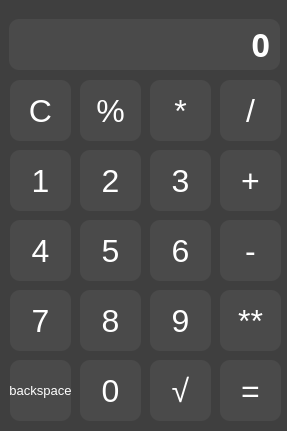
<?xml version="1.0" encoding="UTF-8"?>
<ui version="4.0">
 <class>Calculator</class>
 <widget class="QDialog" name="Calculator">
  <property name="windowModality">
   <enum>Qt::NonModal</enum>
  </property>
  <property name="geometry">
   <rect>
    <x>0</x>
    <y>0</y>
    <width>287</width>
    <height>431</height>
   </rect>
  </property>
  <property name="minimumSize">
   <size>
    <width>287</width>
    <height>431</height>
   </size>
  </property>
  <property name="maximumSize">
   <size>
    <width>287</width>
    <height>431</height>
   </size>
  </property>
  <property name="font">
   <font>
    <kerning>true</kerning>
   </font>
  </property>
  <property name="windowTitle">
   <string>Calculator</string>
  </property>
  <property name="styleSheet">
   <string notr="true">background-color: rgb(63, 63, 63);
color: white;</string>
  </property>
  <widget class="QFrame" name="result">
   <property name="geometry">
    <rect>
     <x>9</x>
     <y>19</y>
     <width>271</width>
     <height>51</height>
    </rect>
   </property>
   <property name="styleSheet">
    <string notr="true">background-color: rgb(74, 74, 74);
border-radius: 10px</string>
   </property>
   <property name="frameShape">
    <enum>QFrame::StyledPanel</enum>
   </property>
   <property name="frameShadow">
    <enum>QFrame::Raised</enum>
   </property>
   <widget class="QLabel" name="main">
    <property name="geometry">
     <rect>
      <x>10</x>
      <y>5</y>
      <width>251</width>
      <height>41</height>
     </rect>
    </property>
    <property name="font">
     <font>
      <family>Segoe UI Semibold</family>
      <pointsize>24</pointsize>
      <weight>75</weight>
      <bold>true</bold>
     </font>
    </property>
    <property name="text">
     <string>0</string>
    </property>
    <property name="alignment">
     <set>Qt::AlignRight|Qt::AlignTrailing|Qt::AlignVCenter</set>
    </property>
   </widget>
  </widget>
  <widget class="QPushButton" name="ClearAllButton">
   <property name="geometry">
    <rect>
     <x>10</x>
     <y>80</y>
     <width>61</width>
     <height>61</height>
    </rect>
   </property>
   <property name="font">
    <font>
     <pointsize>24</pointsize>
    </font>
   </property>
   <property name="cursor">
    <cursorShape>PointingHandCursor</cursorShape>
   </property>
   <property name="styleSheet">
    <string notr="true">border: none;
 background-color: rgb(74, 74, 74);
border-radius: 10px;</string>
   </property>
   <property name="text">
    <string>C</string>
   </property>
  </widget>
  <widget class="QPushButton" name="Procent">
   <property name="geometry">
    <rect>
     <x>80</x>
     <y>80</y>
     <width>61</width>
     <height>61</height>
    </rect>
   </property>
   <property name="font">
    <font>
     <pointsize>24</pointsize>
    </font>
   </property>
   <property name="cursor">
    <cursorShape>PointingHandCursor</cursorShape>
   </property>
   <property name="styleSheet">
    <string notr="true">border: none;
 background-color: rgb(74, 74, 74);
border-radius: 10px;</string>
   </property>
   <property name="text">
    <string>%</string>
   </property>
  </widget>
  <widget class="QPushButton" name="Mnozity">
   <property name="geometry">
    <rect>
     <x>150</x>
     <y>80</y>
     <width>61</width>
     <height>61</height>
    </rect>
   </property>
   <property name="font">
    <font>
     <pointsize>24</pointsize>
    </font>
   </property>
   <property name="cursor">
    <cursorShape>PointingHandCursor</cursorShape>
   </property>
   <property name="styleSheet">
    <string notr="true">border: none;
 background-color: rgb(74, 74, 74);
border-radius: 10px;</string>
   </property>
   <property name="text">
    <string>*</string>
   </property>
  </widget>
  <widget class="QPushButton" name="dility">
   <property name="geometry">
    <rect>
     <x>220</x>
     <y>80</y>
     <width>61</width>
     <height>61</height>
    </rect>
   </property>
   <property name="font">
    <font>
     <pointsize>24</pointsize>
    </font>
   </property>
   <property name="cursor">
    <cursorShape>PointingHandCursor</cursorShape>
   </property>
   <property name="styleSheet">
    <string notr="true">border: none;
 background-color: rgb(74, 74, 74);
border-radius: 10px;</string>
   </property>
   <property name="text">
    <string>/</string>
   </property>
  </widget>
  <widget class="QPushButton" name="plus">
   <property name="geometry">
    <rect>
     <x>220</x>
     <y>150</y>
     <width>61</width>
     <height>61</height>
    </rect>
   </property>
   <property name="font">
    <font>
     <pointsize>24</pointsize>
    </font>
   </property>
   <property name="cursor">
    <cursorShape>PointingHandCursor</cursorShape>
   </property>
   <property name="styleSheet">
    <string notr="true">border: none;
 background-color: rgb(74, 74, 74);
border-radius: 10px;</string>
   </property>
   <property name="text">
    <string>+</string>
   </property>
  </widget>
  <widget class="QPushButton" name="minus">
   <property name="geometry">
    <rect>
     <x>220</x>
     <y>220</y>
     <width>61</width>
     <height>61</height>
    </rect>
   </property>
   <property name="font">
    <font>
     <pointsize>24</pointsize>
    </font>
   </property>
   <property name="cursor">
    <cursorShape>PointingHandCursor</cursorShape>
   </property>
   <property name="styleSheet">
    <string notr="true">border: none;
 background-color: rgb(74, 74, 74);
border-radius: 10px;</string>
   </property>
   <property name="text">
    <string>-</string>
   </property>
  </widget>
  <widget class="QPushButton" name="dorivnie">
   <property name="geometry">
    <rect>
     <x>220</x>
     <y>360</y>
     <width>61</width>
     <height>61</height>
    </rect>
   </property>
   <property name="font">
    <font>
     <pointsize>24</pointsize>
    </font>
   </property>
   <property name="cursor">
    <cursorShape>PointingHandCursor</cursorShape>
   </property>
   <property name="styleSheet">
    <string notr="true">border: none;
 background-color: rgb(74, 74, 74);
border-radius: 10px;</string>
   </property>
   <property name="text">
    <string>=</string>
   </property>
  </widget>
  <widget class="QPushButton" name="one">
   <property name="geometry">
    <rect>
     <x>10</x>
     <y>150</y>
     <width>61</width>
     <height>61</height>
    </rect>
   </property>
   <property name="font">
    <font>
     <pointsize>24</pointsize>
    </font>
   </property>
   <property name="cursor">
    <cursorShape>PointingHandCursor</cursorShape>
   </property>
   <property name="styleSheet">
    <string notr="true">border: none;
 background-color: rgb(74, 74, 74);
border-radius: 10px;</string>
   </property>
   <property name="text">
    <string>1</string>
   </property>
  </widget>
  <widget class="QPushButton" name="two">
   <property name="geometry">
    <rect>
     <x>80</x>
     <y>150</y>
     <width>61</width>
     <height>61</height>
    </rect>
   </property>
   <property name="font">
    <font>
     <pointsize>24</pointsize>
    </font>
   </property>
   <property name="cursor">
    <cursorShape>PointingHandCursor</cursorShape>
   </property>
   <property name="styleSheet">
    <string notr="true">border: none;
 background-color: rgb(74, 74, 74);
border-radius: 10px;</string>
   </property>
   <property name="text">
    <string>2</string>
   </property>
  </widget>
  <widget class="QPushButton" name="three">
   <property name="geometry">
    <rect>
     <x>150</x>
     <y>150</y>
     <width>61</width>
     <height>61</height>
    </rect>
   </property>
   <property name="font">
    <font>
     <pointsize>24</pointsize>
    </font>
   </property>
   <property name="cursor">
    <cursorShape>PointingHandCursor</cursorShape>
   </property>
   <property name="styleSheet">
    <string notr="true">border: none;
 background-color: rgb(74, 74, 74);
border-radius: 10px;</string>
   </property>
   <property name="text">
    <string>3</string>
   </property>
  </widget>
  <widget class="QPushButton" name="six">
   <property name="geometry">
    <rect>
     <x>150</x>
     <y>220</y>
     <width>61</width>
     <height>61</height>
    </rect>
   </property>
   <property name="font">
    <font>
     <pointsize>24</pointsize>
    </font>
   </property>
   <property name="cursor">
    <cursorShape>PointingHandCursor</cursorShape>
   </property>
   <property name="styleSheet">
    <string notr="true">border: none;
 background-color: rgb(74, 74, 74);
border-radius: 10px;</string>
   </property>
   <property name="text">
    <string>6</string>
   </property>
  </widget>
  <widget class="QPushButton" name="four">
   <property name="geometry">
    <rect>
     <x>10</x>
     <y>220</y>
     <width>61</width>
     <height>61</height>
    </rect>
   </property>
   <property name="font">
    <font>
     <pointsize>24</pointsize>
    </font>
   </property>
   <property name="cursor">
    <cursorShape>PointingHandCursor</cursorShape>
   </property>
   <property name="styleSheet">
    <string notr="true">border: none;
 background-color: rgb(74, 74, 74);
border-radius: 10px;</string>
   </property>
   <property name="text">
    <string>4</string>
   </property>
  </widget>
  <widget class="QPushButton" name="five">
   <property name="geometry">
    <rect>
     <x>80</x>
     <y>220</y>
     <width>61</width>
     <height>61</height>
    </rect>
   </property>
   <property name="font">
    <font>
     <pointsize>24</pointsize>
    </font>
   </property>
   <property name="cursor">
    <cursorShape>PointingHandCursor</cursorShape>
   </property>
   <property name="styleSheet">
    <string notr="true">border: none;
 background-color: rgb(74, 74, 74);
border-radius: 10px;</string>
   </property>
   <property name="text">
    <string>5</string>
   </property>
  </widget>
  <widget class="QPushButton" name="nine">
   <property name="geometry">
    <rect>
     <x>150</x>
     <y>290</y>
     <width>61</width>
     <height>61</height>
    </rect>
   </property>
   <property name="font">
    <font>
     <pointsize>24</pointsize>
    </font>
   </property>
   <property name="cursor">
    <cursorShape>PointingHandCursor</cursorShape>
   </property>
   <property name="styleSheet">
    <string notr="true">border: none;
 background-color: rgb(74, 74, 74);
border-radius: 10px;</string>
   </property>
   <property name="text">
    <string>9</string>
   </property>
  </widget>
  <widget class="QPushButton" name="seven">
   <property name="geometry">
    <rect>
     <x>10</x>
     <y>290</y>
     <width>61</width>
     <height>61</height>
    </rect>
   </property>
   <property name="font">
    <font>
     <pointsize>24</pointsize>
    </font>
   </property>
   <property name="cursor">
    <cursorShape>PointingHandCursor</cursorShape>
   </property>
   <property name="styleSheet">
    <string notr="true">border: none;
 background-color: rgb(74, 74, 74);
border-radius: 10px;</string>
   </property>
   <property name="text">
    <string>7</string>
   </property>
  </widget>
  <widget class="QPushButton" name="eigh">
   <property name="geometry">
    <rect>
     <x>80</x>
     <y>290</y>
     <width>61</width>
     <height>61</height>
    </rect>
   </property>
   <property name="font">
    <font>
     <pointsize>24</pointsize>
    </font>
   </property>
   <property name="cursor">
    <cursorShape>PointingHandCursor</cursorShape>
   </property>
   <property name="styleSheet">
    <string notr="true">border: none;
 background-color: rgb(74, 74, 74);
border-radius: 10px;</string>
   </property>
   <property name="text">
    <string>8</string>
   </property>
  </widget>
  <widget class="QPushButton" name="noly">
   <property name="geometry">
    <rect>
     <x>80</x>
     <y>360</y>
     <width>61</width>
     <height>61</height>
    </rect>
   </property>
   <property name="font">
    <font>
     <pointsize>24</pointsize>
    </font>
   </property>
   <property name="cursor">
    <cursorShape>PointingHandCursor</cursorShape>
   </property>
   <property name="styleSheet">
    <string notr="true">border: none;
 background-color: rgb(74, 74, 74);
border-radius: 10px;</string>
   </property>
   <property name="text">
    <string>0</string>
   </property>
  </widget>
  <widget class="QPushButton" name="stepiny">
   <property name="geometry">
    <rect>
     <x>220</x>
     <y>290</y>
     <width>61</width>
     <height>61</height>
    </rect>
   </property>
   <property name="font">
    <font>
     <pointsize>24</pointsize>
    </font>
   </property>
   <property name="cursor">
    <cursorShape>PointingHandCursor</cursorShape>
   </property>
   <property name="styleSheet">
    <string notr="true">border: none;
 background-color: rgb(74, 74, 74);
border-radius: 10px;</string>
   </property>
   <property name="text">
    <string>**</string>
   </property>
  </widget>
  <widget class="QPushButton" name="koriny">
   <property name="geometry">
    <rect>
     <x>150</x>
     <y>360</y>
     <width>61</width>
     <height>61</height>
    </rect>
   </property>
   <property name="font">
    <font>
     <pointsize>24</pointsize>
    </font>
   </property>
   <property name="cursor">
    <cursorShape>PointingHandCursor</cursorShape>
   </property>
   <property name="styleSheet">
    <string notr="true">border: none;
 background-color: rgb(74, 74, 74);
border-radius: 10px;</string>
   </property>
   <property name="text">
    <string>√</string>
   </property>
  </widget>
  <widget class="QPushButton" name="cancel">
   <property name="geometry">
    <rect>
     <x>10</x>
     <y>360</y>
     <width>61</width>
     <height>61</height>
    </rect>
   </property>
   <property name="font">
    <font>
     <pointsize>10</pointsize>
    </font>
   </property>
   <property name="cursor">
    <cursorShape>PointingHandCursor</cursorShape>
   </property>
   <property name="styleSheet">
    <string notr="true">border: none;
 background-color: rgb(74, 74, 74);
border-radius: 10px;</string>
   </property>
   <property name="text">
    <string>backspace</string>
   </property>
  </widget>
 </widget>
 <resources/>
 <connections/>
</ui>
